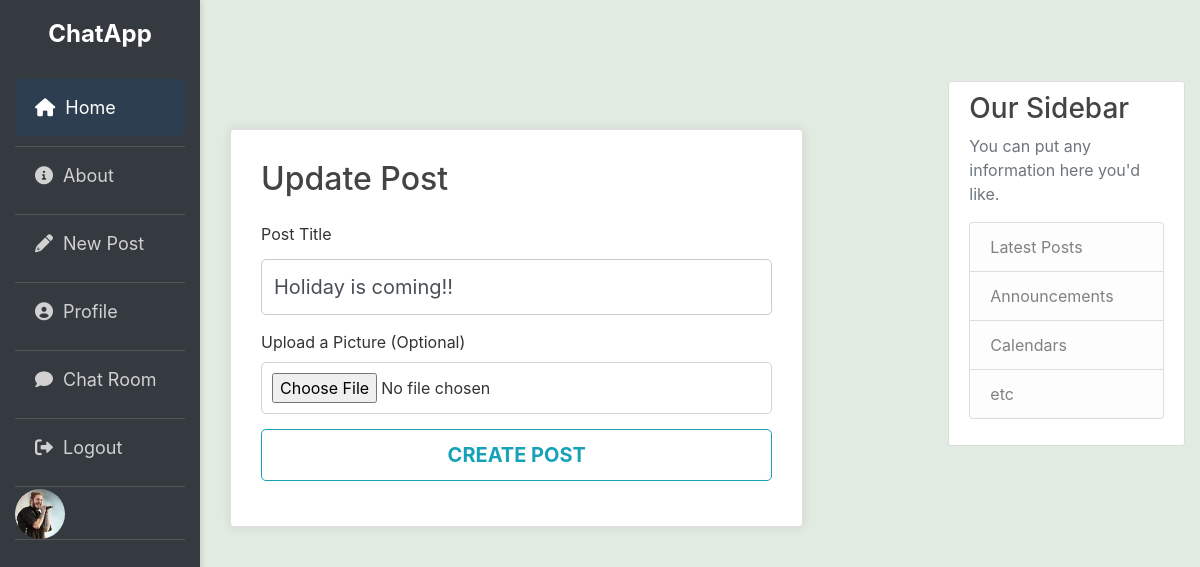
Page /post/1/update (signed in) on the committed database.
### flaskblog/models.py (models this page shows, shortened)
class User(db.Model, UserMixin):
    id = db.Column(db.Integer, primary_key=True)
    username = db.Column(db.String(20), unique=True, nullable=False)
    email = db.Column(db.String(120), unique=True, nullable=False)
    image_file = db.Column(db.String(20), nullable=False, default='default.jpg')
    password = db.Column(db.String(60), nullable=False)
    posts = db.relationship('Post', backref='author', lazy=True)
    chats = db.relationship('Chat', backref='author', lazy=True)

class Post(db.Model):
    id = db.Column(db.Integer, primary_key=True)
    title = db.Column(db.String(100), nullable=True)
    date_posted = db.Column(db.DateTime, nullable=False, default=datetime.utcnow)
    image_file = db.Column(db.String(200), nullable=True)  # Allow null images
    user_id = db.Column(db.Integer, db.ForeignKey('user.id'), nullable=False)
    comments = db.relationship('Comment', backref='post', lazy=True)
    likes = db.relationship('Like', backref='post', lazy=True)

### flaskblog/posts/routes.py (the view)
@posts.route("/post/<int:post_id>/update", methods=['GET', 'POST'])
@login_required
def update_post(post_id):
    post = Post.query.get_or_404(post_id)
    if post.author != current_user:
        abort(403)
    form = PostForm()
    if form.validate_on_submit():
        post.title = form.title.data
        post.image_file = form.picture.data
        if form.picture.data:
            post.image_file = save_picture(form.picture.data)
        db.session.commit()
        return redirect(url_for('posts.post', post_id=post.id))
    elif request.method == 'GET':
        form.title.data = post.title
        form.picture.data = post.image_file
    return render_template('create_post.html', title='Update Post',form=form, legend='Update Post')

### flaskblog/posts/forms.py (shortened to what this page needs)
class PostForm(FlaskForm):
    title = StringField('Title', validators=[])
    picture = FileField('Add Picture', validators=[FileAllowed(['jpg', 'png', 'jpeg'])])
    submit = SubmitField('Post')

### flaskblog/models.py (called while the page is built)
@login_manager.user_loader
def load_user(user_id):
    return User.query.get(int(user_id))

### flaskblog/templates/create_post.html (shortened to what this page needs)
{% extends "layout.html" %}
{% block content %}
<div class="container mt-5">
    <div class="card">
        <div class="card-body">
            <h2 class="card-title mb-4">{{ legend }}</h2>
            <form method="POST" action="" enctype="multipart/form-data">
                <div class="form-group">
                    <label for="title" class="form-control-label">Post Title</label>
                    {% if form.title.errors %}
                        {{ form.title(class="form-control form-control-lg is-invalid") }}
                        <div class="invalid-feedback">
                            {% for error in form.title.errors %}
                                <span>{{ error }}</span>
                            {% endfor %}
                        </div>
                    {% else %}
                        {{ form.title(class="form-control form-control-lg") }}
                    {% endif %}
                </div>
                <div class="form-group">
                    <label for="picture" class="form-control-label">Upload a Picture (Optional)</label>
                    {{ form.picture(class="form-control-file") }}
                </div>
                <div class="form-group">
                    <button type="submit" class="btn btn-outline-info btn-lg w-100">Create Post</button>
                </div>
            </form>
        </div>
    </div>
</div>
{% endblock content %}

### flaskblog/templates/layout.html (shortened to what this page needs)
<!DOCTYPE html>
<html>
<head>
    <link rel="stylesheet" href="https://cdnjs.cloudflare.com/ajax/libs/font-awesome/6.0.0-beta3/css/all.min.css">
    <link rel="stylesheet" href="https://maxcdn.bootstrapcdn.com/bootstrap/4.0.0/css/bootstrap.min.css">
    <link rel="stylesheet" type="text/css" href="{{ url_for('static', filename='main.css') }}">
</head>
<body>
  <header class="site-header">
    <div class="container-fluid">
      <div class="row">
        <nav class="col-md-2 d-none d-md-block bg-dark sidebar">
          <div class="sidebar-header">
            <h3 class="brand text-white">ChatApp</h3>
          </div>
          <ul class="nav flex-column">
            <li class="nav-item">
              <a class="nav-link active" href="{{ url_for('main.home') }}">
                <i class="fas fa-home"></i> Home
              </a>
            </li>
            <li class="nav-item">
              <a class="nav-link" href="{{ url_for('main.about') }}">
                <i class="fas fa-info-circle"></i> About
              </a>
            </li>
            {% if current_user.is_authenticated %}
              <li class="nav-item">
                <a class="nav-link" href="{{ url_for('posts.new_post') }}">
                  <i class="fas fa-pencil-alt"></i> New Post
                </a>
              </li>
              <li class="nav-item">
                <a class="nav-link" href="{{ url_for('users.account') }}">
                  <i class="fas fa-user-circle"></i> Profile
                </a>
              </li>
              <li class="nav-item">
                <a class="nav-link" href="{{ url_for('chats.chat_room') }}">
                  <i class="fas fa-comment"></i> Chat Room
                </a>
              </li>
              <li class="nav-item">
                <a class="nav-link" href="{{ url_for('users.logout') }}">
                  <i class="fas fa-sign-out-alt"></i> Logout
                </a>
              </li>
              <li class="nav-item">
                <img class="rounded-circle account-img" src="{{ url_for('static', filename='profile_pics/' + current_user.image_file) }}" alt="{{ current_user.username }}">
              </li>
            {% endif %}
          </ul>
        </nav>
        <main role="main" class="col-12 col-md-10 offset-md-2">
        </main>
      </div>
    </div>
  </header>
    <main role="main" class="container">
      <div class="row">
        <div class="col-md-8">
          {% block content %}{% endblock %}
        </div>
        <div class="col-md-4">
          <div class="content-section">
            <h3>Our Sidebar</h3>
            <p class='text-muted'>You can put any information here you'd like.
              <ul class="list-group">
                <li class="list-group-item list-group-item-light">Latest Posts</li>
                <li class="list-group-item list-group-item-light">Announcements</li>
                <li class="list-group-item list-group-item-light">Calendars</li>
                <li class="list-group-item list-group-item-light">etc</li>
              </ul>
            </p>
          </div>
        </div>
      </div>
    </main>
</body>
</html>

### flaskblog/static/main.css (style rules this page uses)
body { background: #e2ebe1; color: #333333; margin-top: 5rem; margin-left: 100px; }
h1, h2, h3, h4, h5, h6 { color: #444444; }
.content-section { background: #ffffff; padding: 10px 20px; margin-left: 100px; border: 1px solid #dddddd; border-radius: 3px; margin-bottom: 20px; }
.account-img { height: 50px; width: 200px; margin-right: 100px; margin-top: 2px; transition: transform 0.3s ease, box-shadow 0.3s ease; }
.account-img { width: 50px; height: 50px; margin-right: 15px; object-fit: cover; }
.card-body { padding: 20px; }
.card { max-width: 600px; margin-left: 100px; box-shadow: 0 0 10px rgba(0, 0, 0, 0.1); }
.card-body { padding: 30px; }
.form-control-file { border-radius: 5px; border: 1px solid #ced4da; padding: 10px; }
.btn-outline-info { font-weight: bold; border-radius: 5px; padding: 10px; text-transform: uppercase; }
.sidebar { height: 100vh; position: fixed; top: 0; left: 0; width: 220px; background-color: #343a40; padding-top: 20px; box-shadow: 2px 0px 5px rgba(0, 0, 0, 0.1); }
.sidebar .sidebar-header { text-align: center; color: #fff; margin-bottom: 30px; }
.sidebar .sidebar-header .brand { font-size: 24px; font-weight: bold; color: #4e73df; }
.nav-link { color: #d1d1d1; font-size: 18px; padding: 15px 20px; border-radius: 5px; margin-bottom: 10px; display: flex; align-items: center; }
.nav-link.active { background-color: #2c3e50; color: white; }
.nav-link i { margin-right: 10px; }
.sidebar .nav-item { border-bottom: 1px solid #555; }
.form-group { margin-bottom: 15px; }
.form-control-label { font-size: 1rem; color: #333; }
.form-control { width: 100%; padding: 12px; border: 1px solid #ccc; border-radius: 5px; margin-top: 5px; }

### rows in the picture
User: image_file (picture)
Post: title "Holiday is coming!!"

### other values in the picture
{{ legend }} "Update Post"
